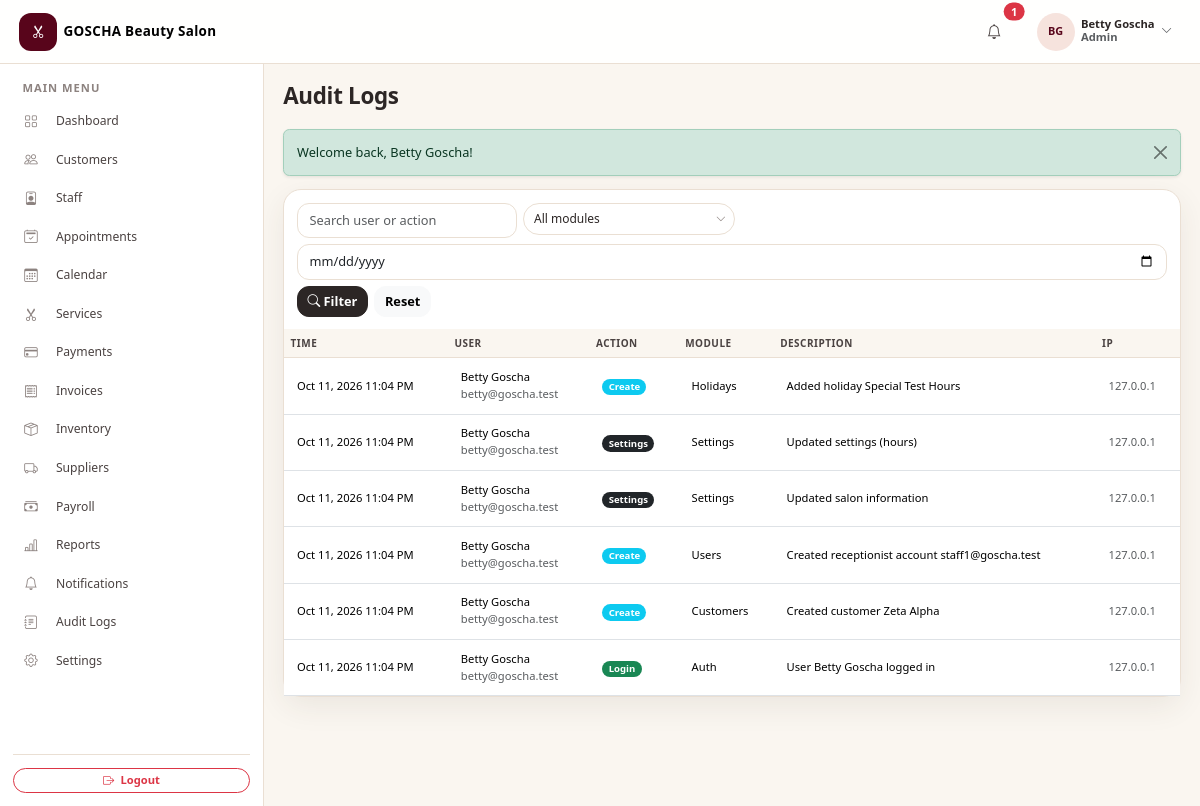
Before: /admin/audit-logs.php (signed in) with the older database file.
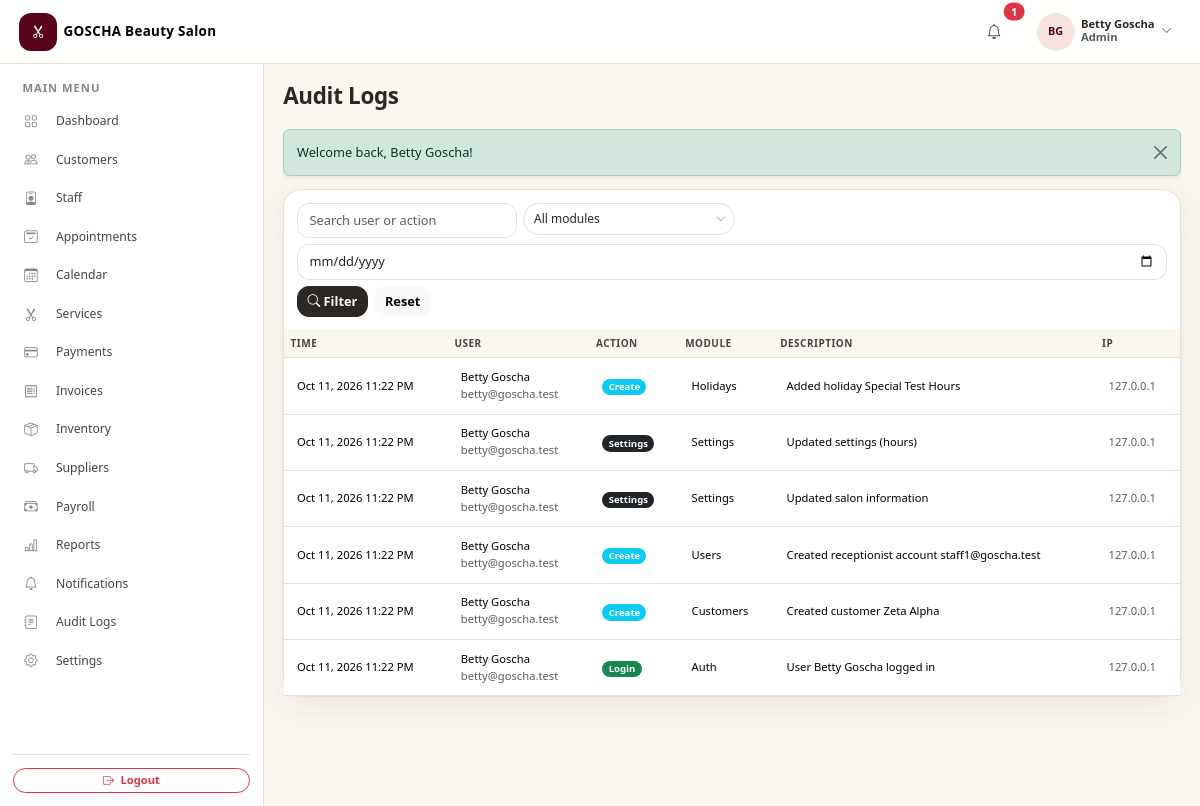
After: the same page with the newer database file.
### tables this page shows
CREATE TABLE `users` (
  `id` int(11) NOT NULL AUTO_INCREMENT,
  `salon_id` int(11) NOT NULL,
  `name` varchar(100) NOT NULL,
  `first_name` varchar(100) DEFAULT NULL,
  `last_name` varchar(100) DEFAULT NULL,
  `email` varchar(255) NOT NULL,
  `phone` varchar(20) DEFAULT NULL,
  `password` varchar(255) NOT NULL,
  `role` enum('admin','receptionist') NOT NULL DEFAULT 'admin',
  `status` enum('active','inactive') NOT NULL DEFAULT 'active',
  `created_at` datetime NOT NULL DEFAULT current_timestamp(),
  `updated_at` datetime NOT NULL DEFAULT current_timestamp() ON UPDATE current_timestamp(),
  PRIMARY KEY (`id`),
  UNIQUE KEY `uq_users_email` (`email`),
  KEY `idx_users_salon` (`salon_id`),
  CONSTRAINT `fk_users_salon` FOREIGN KEY (`salon_id`) REFERENCES `salons` (`id`)
);

CREATE TABLE `salons` (
  `id` int(11) NOT NULL AUTO_INCREMENT,
  `salon_name` varchar(150) NOT NULL,
  `owner_first_name` varchar(100) DEFAULT NULL,
  `owner_last_name` varchar(100) DEFAULT NULL,
  `email` varchar(255) DEFAULT NULL,
  `phone` varchar(20) DEFAULT NULL,
  `address` varchar(255) DEFAULT NULL,
  `timezone` varchar(64) NOT NULL DEFAULT 'Africa/Addis_Ababa',
  `currency` char(3) NOT NULL DEFAULT 'ETB',
  `status` enum('active','inactive') NOT NULL DEFAULT 'active',
  `setup_completed_at` datetime DEFAULT NULL,
  `created_at` datetime NOT NULL DEFAULT current_timestamp(),
  `updated_at` datetime NOT NULL DEFAULT current_timestamp() ON UPDATE current_timestamp(),
  PRIMARY KEY (`id`),
  UNIQUE KEY `uq_salons_name` (`salon_name`),
  KEY `idx_salons_status` (`status`)
);

CREATE TABLE `audit_logs` (
  `id` int(11) NOT NULL AUTO_INCREMENT,
  `salon_id` int(11) NOT NULL,
  `user_id` int(11) DEFAULT NULL,
  `action` varchar(50) NOT NULL,
  `module` varchar(50) NOT NULL,
  `description` varchar(255) DEFAULT NULL,
  `ip_address` varchar(45) DEFAULT NULL,
  `created_at` datetime NOT NULL DEFAULT current_timestamp(),
  PRIMARY KEY (`id`),
  KEY `idx_audit_user` (`user_id`),
  KEY `idx_audit_module` (`module`),
  KEY `idx_audit_logs_salon` (`salon_id`),
  CONSTRAINT `fk_audit_logs_salon` FOREIGN KEY (`salon_id`) REFERENCES `salons` (`id`),
  CONSTRAINT `fk_audit_user` FOREIGN KEY (`user_id`) REFERENCES `users` (`id`) ON DELETE SET NULL
);

### admin/audit-logs.php (called while the page is built)
<?php
require_once __DIR__ . '/../includes/init.php';
require_role('admin');
include __DIR__ . '/../modules/audit-logs.php';

### includes/auth.php (called while the page is built, shortened)
<?php
function is_logged_in(): bool
{
    return isset($_SESSION['user_id']);
}
function current_user(): ?array
{
    static $cache = [];
    $key = (string)(int)$_SESSION['user_id'];
    if (array_key_exists($key, $cache)) {
        return $cache[$key] ?: null;
    }
    try {
        $stmt = db()->prepare('SELECT * FROM users WHERE id = :id LIMIT 1');
        $stmt->execute(['id' => (int)$_SESSION['user_id']]);
        $row = $stmt->fetch();
        $cache[$key] = $row;
        return $row;
    } catch (Throwable $e) {
        $cache[$key] = null;
        return null;
    }
}
function current_user_role(): ?string
{
    $u = current_user();
    return $u ? $u['role'] : null;
}

### config/database.php (called while the page is built, shortened)
<?php
function db(): PDO
{
    static $pdo = null;
    if ($pdo === null) {
        $options = [
            PDO::ATTR_ERRMODE            => PDO::ERRMODE_EXCEPTION,
            PDO::ATTR_DEFAULT_FETCH_MODE => PDO::FETCH_ASSOC,
            PDO::ATTR_EMULATE_PREPARES   => false,
        ];
        try {
            $pdo = new PDO(
                'mysql:host=' . DB_HOST . ';dbname=' . DB_NAME . ';charset=utf8mb4',
                DB_USER,
                DB_PASS,
                $options
            );
        } catch (PDOException $e) {
            http_response_code(500);
            exit('Database connection failed. Please check config/database.php and make sure MySQL is running.');
        }
    }
    return $pdo;
}

### includes/scheduling.php (called while the page is built, shortened)
<?php
function salon_profile(bool $refresh = false): ?array
{
    static $cache = [];
    static $loaded = [];
    $salonId = default_salon_id();
    if (isset($loaded[$salonId])) {
        return $cache[$salonId];
    }
    $loaded[$salonId] = true;
    try {
        $stmt = db()->prepare('SELECT * FROM salons WHERE id = :id LIMIT 1');
        $stmt->execute(['id' => $salonId]);
        $cache[$salonId] = $stmt->fetch() ?: null;
    } catch (Throwable $e) {
        $cache[$salonId] = null;
    }
    return $cache[$salonId];
}
function salon_profile_is_configured(): bool
{
    $profile = salon_profile();
    return is_array($profile) && !empty($profile['setup_completed_at']);
}
function require_setup_completed(): void
{
    if (PHP_SAPI === 'cli' || salon_profile_is_configured()) {
        return;
    }
}
    ?>

### includes/init.php (called while the page is built, shortened)
<?php
require_once __DIR__ . '/../config/database.php';
require_once __DIR__ . '/functions.php';
require_once __DIR__ . '/auth.php';
require_once __DIR__ . '/tenant.php';
require_once __DIR__ . '/permissions.php';
require_once __DIR__ . '/scheduling.php';
require_setup_completed();

### includes/tenant.php (called while the page is built, shortened)
<?php
function current_salon_id(): ?int
{
    $override = defined('FORCE_SALON_ID') ? (int)FORCE_SALON_ID : 0;
    $sessionSalon = (int)($_SESSION['salon_id'] ?? 0);
    $userSalon    = 0;
    try {
        $stmt = db()->prepare('SELECT salon_id FROM users WHERE id = :id LIMIT 1');
        $stmt->execute(['id' => (int)$_SESSION['user_id']]);
        $userSalon = (int)($stmt->fetchColumn() ?: 0);
    } catch (Throwable $e) {
        $userSalon = 0;
    }
    return $userSalon;
}
function default_salon_id(): int
{
    $id = current_salon_id();
    if ($id !== null && $id > 0) {
        return $id;
    }
    return 0;
}
function current_salon(): ?array
{
    static $cache = [];
    static $loaded = [];
    $id = current_salon_id();
    if (array_key_exists($id, $loaded)) {
        return $cache[$id];
    }
    try {
        $stmt = db()->prepare('SELECT * FROM salons WHERE id = :id LIMIT 1');
        $stmt->execute(['id' => $id]);
        $row = $stmt->fetch() ?: null;
    } catch (Throwable $e) {
        $row = null;
    }
    $cache[$id]  = $row;
    return $row;
}
function require_salon_context(): int
{
    $id = current_salon_id();
    $salon = current_salon();
    return $id;
}

### includes/permissions.php (called while the page is built, shortened)
<?php
function is_admin(): bool
{
    return current_user_role() === 'admin';
}
function require_login(): void
{
    require_salon_context();
}
function require_role(string $role): void
{
    require_login();
    if (current_user_role() !== $role) {
        render_forbidden();
    }
}
    ?>

### includes/functions.php (called while the page is built, shortened)
<?php
function e($value): string
{
    return htmlspecialchars((string)$value, ENT_QUOTES, 'UTF-8');
}
function base_url(string $path = ''): string
{
    static $base = null;
    if ($base === null) {
        $rootDir   = realpath(dirname(__DIR__));
        $scriptDir = realpath(dirname($_SERVER['SCRIPT_FILENAME'] ?? __DIR__));
        $depth = 0;
        $dir   = $scriptDir;
        while ($dir && $rootDir && realpath($dir) !== $rootDir && strpos(realpath($dir), $rootDir) === 0) {
            $depth++;
            $dir = dirname($dir);
        }
        $base = str_repeat('../', $depth);
    }
    return $base . $path;
}
function fmt_datetime($datetime): string
{
    return date('M j, Y g:i A', strtotime((string)$datetime));
}
function initials(string $name): string
{
    $parts = preg_split('/\s+/', trim($name));
    $out = '';
    foreach (array_slice($parts, 0, 2) as $p) {
        if ($p !== '') {
            $out .= mb_substr($p, 0, 1);
        }
    }
    return strtoupper($out ?: '?');
}
function &_settings_cache(): array
{
    static $cache = [];
    return $cache;
}
function settings_salon_id(): int
{
    if (function_exists('default_salon_id')) {
        $id = default_salon_id();
        if ($id > 0) {
            return $id;
        }
    }
}
function get_setting(string $key, $default = null)
{
    $salonId = settings_salon_id();
    $cache =& _settings_cache();
    if (($cache['_generation'] ?? -1) !== settings_cache_generation()
        || !isset($cache['_salons'][$salonId])) {
        $loaded = [];
        try {
            $stmt = db()->prepare(
                'SELECT setting_key, setting_value FROM settings WHERE salon_id = :sid'
            );
            $stmt->execute(['sid' => $salonId]);
            foreach ($stmt->fetchAll() as $row) {
                $loaded[$row['setting_key']] = $row['setting_value'];
            }
        } catch (Throwable $e) {
        }
        if (!isset($cache['_salons']) || !is_array($cache['_salons'])) {
            $cache['_salons'] = [];
        }
        $cache['_salons'][$salonId] = $loaded;
    }
    $value = $cache['_salons'][$salonId][$key] ?? null;
    return ($value !== null && $value !== '') ? $value : $default;
}
function settings_cache_generation(): int
{
    return (int)($GLOBALS['__settings_cache_generation'] ?? 0);
}
function salon_name(): string
{
    if (function_exists('salon_profile')) {
        $profile = salon_profile();
        if (is_array($profile) && trim((string)($profile['salon_name'] ?? '')) !== '') {
            return (string)$profile['salon_name'];
        }
    }
    $mirrored = trim((string)get_setting('salon_name', ''));
    return $mirrored !== '' ? $mirrored : 'Your Salon';
}
function salon_logo_path(): string
{
    return trim((string)get_setting('salon_logo', ''));
}
function salon_logo_url(): string
{
    $path = salon_logo_path();
    if ($path === '') {
        return '';
    }
    $normalized = ltrim(str_replace('\\', '/', $path), '/');
    $url = base_url($normalized);
    return $url;
}
function paginate(int $total, int $perPage, int $page): array
{
    $totalPages = max(1, (int)ceil($total / $perPage));
    $page       = max(1, min($page, $totalPages));
    return [
        'total'       => $total,
        'perPage'     => $perPage,
        'page'        => $page,
        'totalPages'  => $totalPages,
        'offset'      => ($page - 1) * $perPage,
        'hasPrev'     => $page > 1,
        'hasNext'     => $page < $totalPages,
        'prevPage'    => $page - 1,
        'nextPage'    => $page + 1,
    ];
}

### modules/audit-logs.php (the view, shortened to what the rows shown need)
<?php
$salonId = (int)current_salon_id();
$page    = max(1, (int)($_GET['page'] ?? 1));
$perPage = 20;
$where  = [];
$params = [];
$where[]       = 'l.salon_id = :sid';
$params['sid'] = $salonId;
$whereSql = $where ? 'WHERE ' . implode(' AND ', $where) : '';
$stmt = db()->prepare("SELECT COUNT(*) FROM audit_logs l LEFT JOIN users u ON u.id = l.user_id AND u.salon_id = l.salon_id {$whereSql}");
$stmt->execute($params);
$total = (int)$stmt->fetchColumn();
$pg    = paginate($total, $perPage, $page);
$stmt = db()->prepare(
    "SELECT l.*, u.name AS user_name, u.email AS user_email
     FROM audit_logs l LEFT JOIN users u ON u.id = l.user_id AND u.salon_id = l.salon_id
     {$whereSql}
     ORDER BY l.created_at DESC, l.id DESC
     LIMIT {$perPage} OFFSET {$pg['offset']}"
);
$stmt->execute($params);
$logs = $stmt->fetchAll();
$actionColors = [
    'login' => 'success', 'logout' => 'secondary', 'create' => 'info', 'update' => 'warning',
    'delete' => 'danger', 'payment' => 'primary', 'status' => 'info', 'settings' => 'dark',
];
include __DIR__ . '/../includes/header.php';
?>
<div class="card table-card">
    <div class="table-responsive">
        <table class="table table-hover align-middle mb-0">
            <thead><tr><th>Time</th><th>User</th><th>Action</th><th>Module</th><th>Description</th><th>IP</th></tr></thead>
            <tbody>
            <?php if (!$logs): ?>
                <tr><td colspan="6"><div class="empty-state"><div class="icon"><i class="bi bi-journal-text"></i></div><p class="text-muted mb-0">No audit records found.</p></div></td></tr>
            <?php else: foreach ($logs as $log): ?>
                <tr>
                    <td class="small text-nowrap"><?php echo fmt_datetime($log['created_at']); ?></td>
                    <td class="small"><?php echo $log['user_name'] ? e($log['user_name']) : '<span class="text-muted">—</span>'; ?><br><span class="text-muted"><?php echo $log['user_email'] ? e($log['user_email']) : 'System'; ?></span></td>
                    <td><span class="badge rounded-pill bg-<?php echo $actionColors[$log['action']] ?? 'light'; ?> text-white"><?php echo e(ucfirst($log['action'])); ?></span></td>
                    <td class="small"><?php echo e(ucwords(str_replace('-', ' ', $log['module']))); ?></td>
                    <td class="small"><?php echo e($log['description']); ?></td>
                    <td class="small text-muted"><?php echo e($log['ip_address'] ?: '—'); ?></td>
                </tr>
            <?php endforeach; endif; ?>
            </tbody>
        </table>
    </div>
</div>
<?php include __DIR__ . '/../includes/footer.php'; ?>

### includes/navbar.php (shortened to what the rows shown need)
<?php
$user = current_user();
$isAdmin = is_admin();
$base = $isAdmin ? 'admin' : 'receptionist';
$dashUrl = base_url($base . '/dashboard.php');
try {
    $salonId = (int)current_salon_id();
    $stmt = db()->prepare('SELECT * FROM notifications WHERE user_id = :uid AND salon_id = :sid ORDER BY created_at DESC LIMIT 5');
    $stmt->execute(['uid' => $user['id'], 'sid' => $salonId]);
    $recentNotes = $stmt->fetchAll();
} catch (Throwable $e) {
}
?>
<nav class="navbar app-navbar navbar-expand-lg sticky-top">
    <div class="container-fluid px-3 px-lg-4">
        <?php $brandLogo = salon_logo_url(); ?>
        <a class="navbar-brand d-flex align-items-center gap-2 fw-semibold" href="<?php echo $dashUrl; ?>">
            <?php if ($brandLogo !== ''): ?>
                <img src="<?php echo e($brandLogo); ?>" alt="<?php echo e(salon_name()); ?> logo" class="brand-logo">
            <?php else: ?>
                <span class="brand-mark"><i class="bi bi-scissors"></i></span>
            <?php endif; ?>
            <span class="brand-name d-none d-sm-inline"><?php echo e(salon_name()); ?></span>
        </a>
        <div class="d-flex align-items-center gap-2 gap-lg-3 ms-auto">
            <div class="dropdown">
                <button class="btn btn-user d-flex align-items-center gap-2" type="button" data-bs-toggle="dropdown" aria-expanded="false">
                    <span class="avatar"><?php echo e(initials($user['name'])); ?></span>
                    <span class="d-none d-md-block text-start">
                        <span class="d-block user-name small lh-1"><?php echo e($user['name']); ?></span>
                        <span class="d-block user-role small text-muted"><?php echo e(ucfirst($user['role'])); ?></span>
                    </span>
                    <i class="bi bi-chevron-down small text-muted"></i>
                </button>
            </div>
        </div>
    </div>
</nav>

Changed rows visible on the page:
changed audit_logs "Holidays": created_at "Oct 11, 2026 11:04 PM" → "Oct 11, 2026 11:22 PM"
changed audit_logs "Updated settings (hours)": created_at "Oct 11, 2026 11:04 PM" → "Oct 11, 2026 11:22 PM"
changed audit_logs "Updated salon information": created_at "Oct 11, 2026 11:04 PM" → "Oct 11, 2026 11:22 PM"
changed audit_logs "Users": created_at "Oct 11, 2026 11:04 PM" → "Oct 11, 2026 11:22 PM"
changed audit_logs "Customers": created_at "Oct 11, 2026 11:04 PM" → "Oct 11, 2026 11:22 PM"
changed audit_logs "Auth": created_at "Oct 11, 2026 11:04 PM" → "Oct 11, 2026 11:22 PM"
